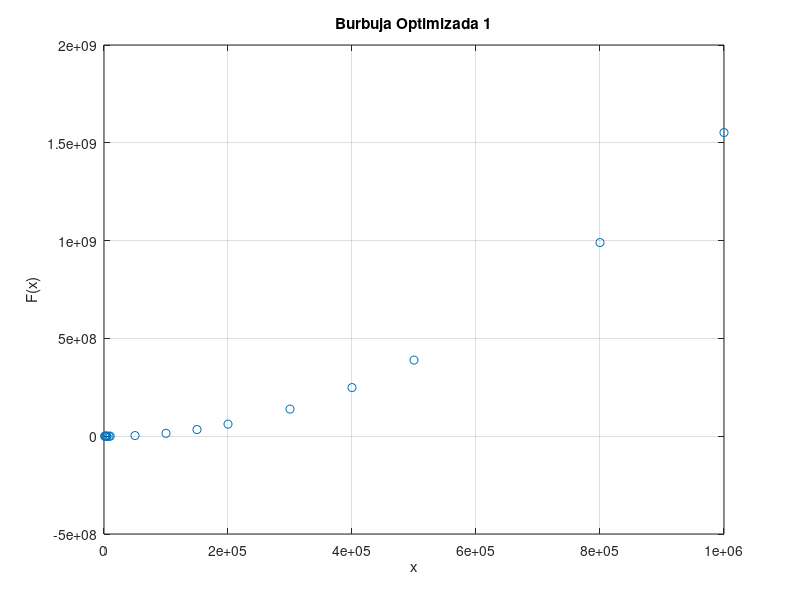

Reproduce this figure in MATLAB.
%%VALORES DE X 
x=[1000 2000 3000 4000 5000 8000 10000 50000 100000 150000 200000 300000 400000 500000 800000 1000000];
 
%%VALORES DE Y = F(x) en Milisegundos
y=[867.8436 3379.1065 7500.8869 13303.0415 20353.0788 52384.8534 83049.0589 3282846.9276 14710963.0108 33918414.1159 61486700.0580 138532371.9978 248626074.0757 389135926.9619 990062248.9452 1552390470.0279];

%%OBTENER UN POLINOMIO QUE SE AJUSTE A LOS PUNTOS X Y Y
grado=2; 				%%GRADO DEL POLINOMIO DE AJUSTE
p=polyfit(x,y,grado)	%%FUNCION QUE REALIZA EL AJUSTE POLINOMIAL

%%SE CREA UN ESPACIO PARA REALIZAR UNA GRAFICA EN 
%%DONDE SE COMPARA LA CURVA AJUSTADA CONTRA LOS 
%%VALORES EXPERIMENTALES
xi=linspace(0,1000000,1000000);      %%ESPACIO DE PUNTOS PARA Xi
z=polyval(p,xi);				%%EVALUACION DEL POLINOMIO P EN EL ESPACIO Xi

%%SE REALIZA LA FIGURA CORRESPONDIENTE
figure(1);
plot(x,y,'o',xi,z,'-'),grid;
ylabel('F(x)');
xlabel('x');
title('Burbuja Optimizada 1');